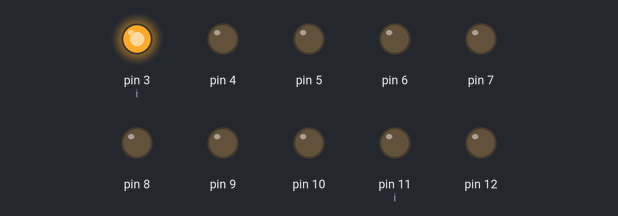
Recording of a sketch running on a simulated Arduino Uno, built with avr-gcc and run on an emulated ATmega328P. Parts: output pins drawn as LEDs (lit = HIGH).

Above: at 0.05 s.
At 0.55 s:
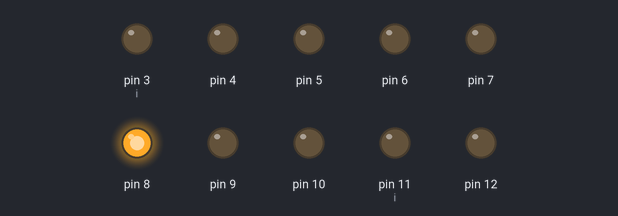
At 1.05 s:
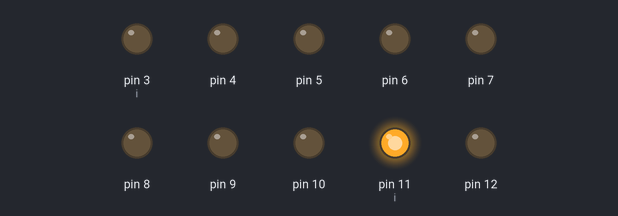
At 2.05 s:
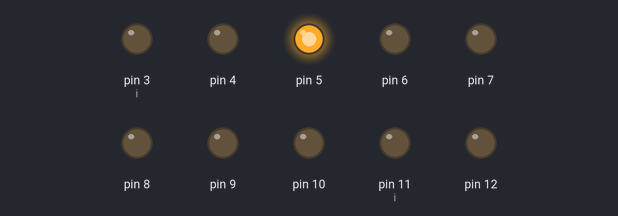
At 3.05 s:
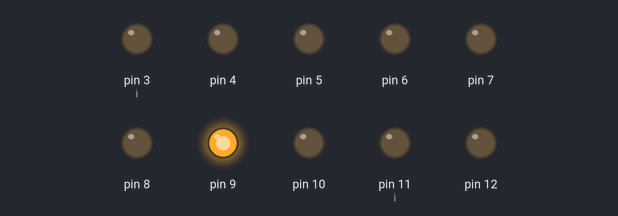
At 4.05 s:
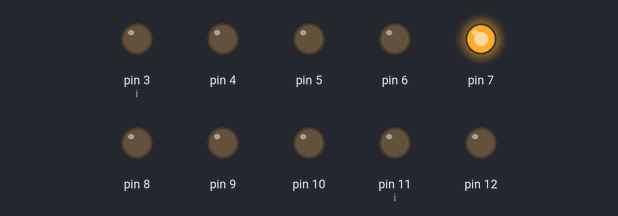
Timing chart, 0 to 4.3 s (numbered marks = the images above):
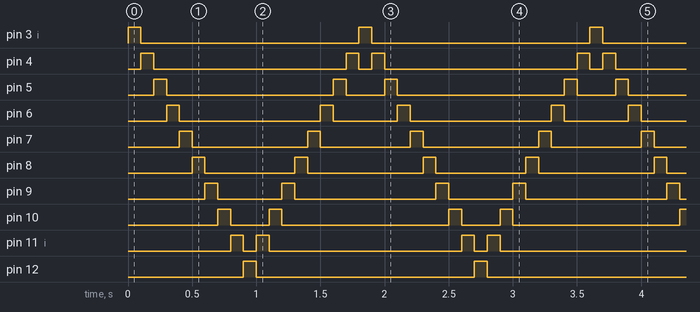

The sketch:

knight-rider-01.ino
```cpp
// Using 10 LEDs, Starting from pin 03 to pin 12
// Using WHILE...

int i = 3;
int t = 100;

void setup() {
  while(i<13) {
    pinMode(i, OUTPUT);
    i++;
  }
}

void loop() {
  i = 3;
  while(i<13) {
    digitalWrite(i, HIGH);
    delay(t);
    digitalWrite(i, LOW);
    i++;
  }

  i = 11;
  while(i>3) {
    digitalWrite(i, HIGH);
    delay(t);
    digitalWrite(i, LOW);
    i--;
  }
}
```

Measured:
- by itself, pin 3 (i), pin 12: alternates HIGH for 0.10 s and LOW for 1.7 s
- by itself, pin 4: repeats every 1.8 s: LOW 1.5 s, HIGH 0.10 s, LOW 0.10 s, HIGH 0.10 s
- by itself, pin 5: repeats every 1.8 s: LOW 1.3 s, HIGH 0.10 s, LOW 0.30 s, HIGH 0.10 s
- by itself, pin 6: repeats every 1.8 s: LOW 1.1 s, HIGH 0.10 s, LOW 0.50 s, HIGH 0.10 s
- by itself, pin 7: repeats every 1.8 s: LOW 0.90 s, HIGH 0.10 s, LOW 0.70 s, HIGH 0.10 s
- by itself, pin 8: repeats every 1.8 s: LOW 0.70 s, HIGH 0.10 s, LOW 0.90 s, HIGH 0.10 s
- by itself, pin 9: repeats every 1.8 s: LOW 0.50 s, HIGH 0.10 s, LOW 1.1 s, HIGH 0.10 s
- by itself, pin 10: repeats every 1.8 s: LOW 0.30 s, HIGH 0.10 s, LOW 1.3 s, HIGH 0.10 s
